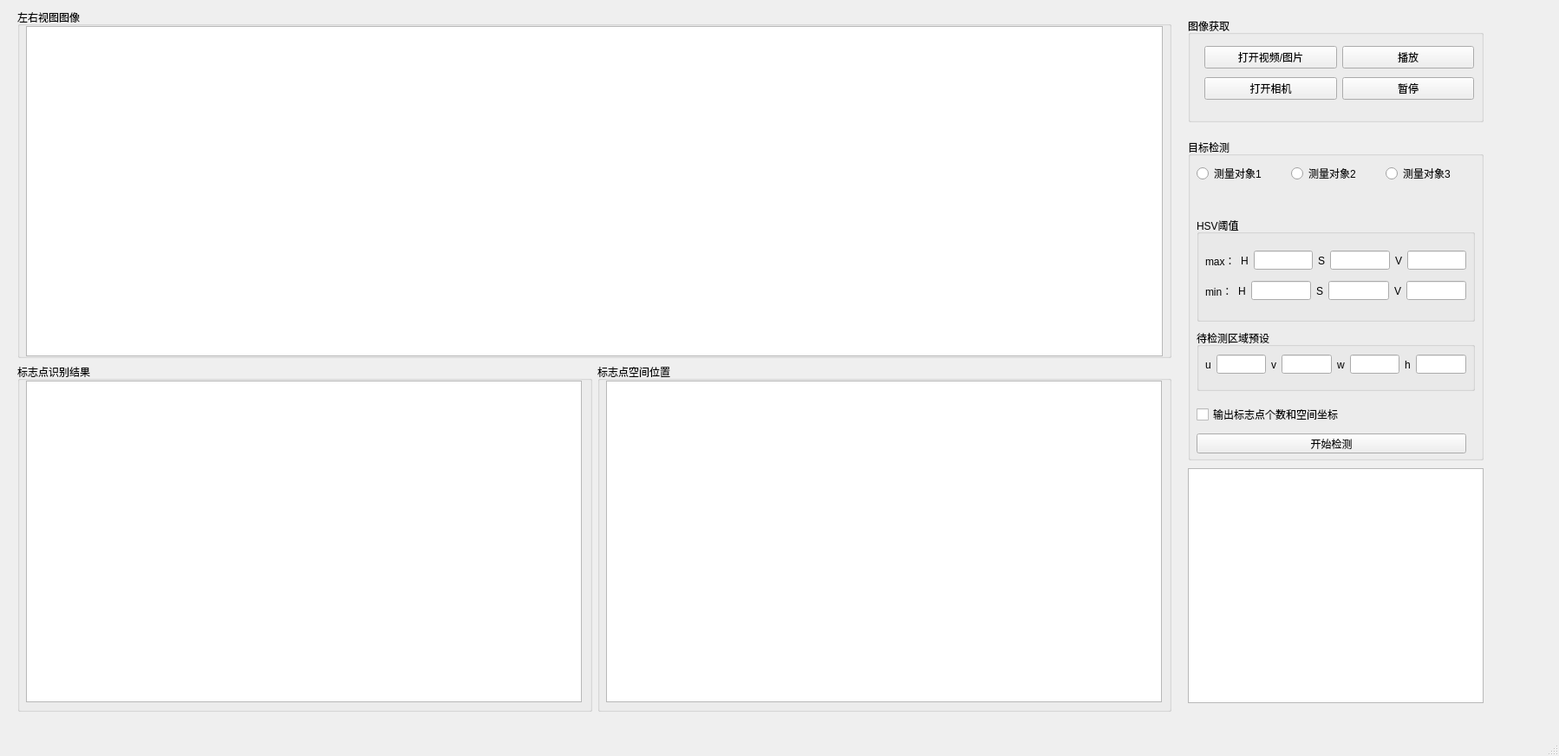
<?xml version="1.0" encoding="UTF-8"?>
<ui version="4.0">
 <class>mainWindow</class>
 <widget class="QMainWindow" name="mainWindow">
  <property name="geometry">
   <rect>
    <x>0</x>
    <y>0</y>
    <width>1798</width>
    <height>872</height>
   </rect>
  </property>
  <property name="windowTitle">
   <string>MainWindow</string>
  </property>
  <widget class="QWidget" name="centralwidget">
   <widget class="QWidget" name="verticalLayoutWidget">
    <property name="geometry">
     <rect>
      <x>20</x>
      <y>10</y>
      <width>1331</width>
      <height>811</height>
     </rect>
    </property>
    <layout class="QVBoxLayout" name="verticalLayout">
     <item>
      <widget class="QGroupBox" name="groupBox">
       <property name="title">
        <string>左右视图图像</string>
       </property>
       <widget class="QGraphicsView" name="graphicsView">
        <property name="geometry">
         <rect>
          <x>10</x>
          <y>20</y>
          <width>1311</width>
          <height>381</height>
         </rect>
        </property>
       </widget>
      </widget>
     </item>
     <item>
      <layout class="QHBoxLayout" name="horizontalLayout">
       <item>
        <widget class="QGroupBox" name="groupBox_2">
         <property name="title">
          <string>标志点识别结果</string>
         </property>
         <widget class="QGraphicsView" name="graphicsView_2">
          <property name="geometry">
           <rect>
            <x>10</x>
            <y>20</y>
            <width>641</width>
            <height>371</height>
           </rect>
          </property>
         </widget>
        </widget>
       </item>
       <item>
        <widget class="QGroupBox" name="groupBox_3">
         <property name="title">
          <string>标志点空间位置</string>
         </property>
         <widget class="QGraphicsView" name="graphicsView_3">
          <property name="geometry">
           <rect>
            <x>10</x>
            <y>20</y>
            <width>641</width>
            <height>371</height>
           </rect>
          </property>
         </widget>
        </widget>
       </item>
      </layout>
     </item>
    </layout>
   </widget>
   <widget class="QGroupBox" name="groupBox_4">
    <property name="geometry">
     <rect>
      <x>1370</x>
      <y>20</y>
      <width>341</width>
      <height>121</height>
     </rect>
    </property>
    <property name="title">
     <string>图像获取</string>
    </property>
    <widget class="QWidget" name="gridLayoutWidget">
     <property name="geometry">
      <rect>
       <x>19</x>
       <y>29</y>
       <width>311</width>
       <height>71</height>
      </rect>
     </property>
     <layout class="QGridLayout" name="gridLayout_2">
      <item row="0" column="0">
       <widget class="QPushButton" name="pushButton">
        <property name="text">
         <string>打开视频/图片</string>
        </property>
       </widget>
      </item>
      <item row="1" column="0">
       <widget class="QPushButton" name="pushButton_2">
        <property name="text">
         <string>打开相机</string>
        </property>
       </widget>
      </item>
      <item row="0" column="1">
       <widget class="QPushButton" name="pushButton_3">
        <property name="text">
         <string>播放</string>
        </property>
       </widget>
      </item>
      <item row="1" column="1">
       <widget class="QPushButton" name="pushButton_4">
        <property name="text">
         <string>暂停</string>
        </property>
       </widget>
      </item>
     </layout>
    </widget>
   </widget>
   <widget class="QGroupBox" name="groupBox_5">
    <property name="geometry">
     <rect>
      <x>1370</x>
      <y>160</y>
      <width>341</width>
      <height>371</height>
     </rect>
    </property>
    <property name="title">
     <string>目标检测</string>
    </property>
    <widget class="QGroupBox" name="groupBox_6">
     <property name="geometry">
      <rect>
       <x>10</x>
       <y>90</y>
       <width>321</width>
       <height>121</height>
      </rect>
     </property>
     <property name="title">
      <string>HSV阈值</string>
     </property>
     <widget class="QWidget" name="horizontalLayoutWidget_2">
      <property name="geometry">
       <rect>
        <x>10</x>
        <y>30</y>
        <width>301</width>
        <height>41</height>
       </rect>
      </property>
      <layout class="QHBoxLayout" name="horizontalLayout_2">
       <item>
        <widget class="QLabel" name="label_14">
         <property name="text">
          <string>max：</string>
         </property>
        </widget>
       </item>
       <item>
        <widget class="QLabel" name="label">
         <property name="text">
          <string>H</string>
         </property>
        </widget>
       </item>
       <item>
        <widget class="QLineEdit" name="lineEdit"/>
       </item>
       <item>
        <widget class="QLabel" name="label_2">
         <property name="text">
          <string>S</string>
         </property>
        </widget>
       </item>
       <item>
        <widget class="QLineEdit" name="lineEdit_2"/>
       </item>
       <item>
        <widget class="QLabel" name="label_3">
         <property name="text">
          <string>V</string>
         </property>
        </widget>
       </item>
       <item>
        <widget class="QLineEdit" name="lineEdit_3"/>
       </item>
      </layout>
     </widget>
     <widget class="QWidget" name="horizontalLayoutWidget_6">
      <property name="geometry">
       <rect>
        <x>10</x>
        <y>70</y>
        <width>301</width>
        <height>31</height>
       </rect>
      </property>
      <layout class="QHBoxLayout" name="horizontalLayout_6">
       <item>
        <widget class="QLabel" name="label_15">
         <property name="text">
          <string>min：</string>
         </property>
        </widget>
       </item>
       <item>
        <widget class="QLabel" name="label_11">
         <property name="text">
          <string>H</string>
         </property>
        </widget>
       </item>
       <item>
        <widget class="QLineEdit" name="lineEdit_11"/>
       </item>
       <item>
        <widget class="QLabel" name="label_12">
         <property name="text">
          <string>S</string>
         </property>
        </widget>
       </item>
       <item>
        <widget class="QLineEdit" name="lineEdit_12"/>
       </item>
       <item>
        <widget class="QLabel" name="label_13">
         <property name="text">
          <string>V</string>
         </property>
        </widget>
       </item>
       <item>
        <widget class="QLineEdit" name="lineEdit_13"/>
       </item>
      </layout>
     </widget>
    </widget>
    <widget class="QWidget" name="horizontalLayoutWidget_4">
     <property name="geometry">
      <rect>
       <x>10</x>
       <y>20</y>
       <width>321</width>
       <height>41</height>
      </rect>
     </property>
     <layout class="QHBoxLayout" name="horizontalLayout_4">
      <item>
       <widget class="QRadioButton" name="radioButton_3">
        <property name="text">
         <string>测量对象1</string>
        </property>
       </widget>
      </item>
      <item>
       <widget class="QRadioButton" name="radioButton">
        <property name="text">
         <string>测量对象2</string>
        </property>
       </widget>
      </item>
      <item>
       <widget class="QRadioButton" name="radioButton_2">
        <property name="text">
         <string>测量对象3</string>
        </property>
       </widget>
      </item>
     </layout>
    </widget>
    <widget class="QCheckBox" name="checkBox">
     <property name="geometry">
      <rect>
       <x>10</x>
       <y>310</y>
       <width>579</width>
       <height>16</height>
      </rect>
     </property>
     <property name="text">
      <string>输出标志点个数和空间坐标</string>
     </property>
    </widget>
    <widget class="QPushButton" name="pushButton_9">
     <property name="geometry">
      <rect>
       <x>10</x>
       <y>340</y>
       <width>311</width>
       <height>23</height>
      </rect>
     </property>
     <property name="text">
      <string>开始检测</string>
     </property>
    </widget>
    <widget class="QGroupBox" name="groupBox_7">
     <property name="geometry">
      <rect>
       <x>10</x>
       <y>220</y>
       <width>321</width>
       <height>71</height>
      </rect>
     </property>
     <property name="title">
      <string>待检测区域预设</string>
     </property>
     <widget class="QWidget" name="horizontalLayoutWidget_5">
      <property name="geometry">
       <rect>
        <x>10</x>
        <y>20</y>
        <width>301</width>
        <height>41</height>
       </rect>
      </property>
      <layout class="QHBoxLayout" name="horizontalLayout_5">
       <item>
        <widget class="QLabel" name="label_7">
         <property name="text">
          <string>u</string>
         </property>
        </widget>
       </item>
       <item>
        <widget class="QLineEdit" name="lineEdit_7"/>
       </item>
       <item>
        <widget class="QLabel" name="label_8">
         <property name="text">
          <string>v</string>
         </property>
        </widget>
       </item>
       <item>
        <widget class="QLineEdit" name="lineEdit_8"/>
       </item>
       <item>
        <widget class="QLabel" name="label_9">
         <property name="text">
          <string>w</string>
         </property>
        </widget>
       </item>
       <item>
        <widget class="QLineEdit" name="lineEdit_9"/>
       </item>
       <item>
        <widget class="QLabel" name="label_10">
         <property name="text">
          <string>h</string>
         </property>
        </widget>
       </item>
       <item>
        <widget class="QLineEdit" name="lineEdit_10"/>
       </item>
      </layout>
     </widget>
    </widget>
   </widget>
   <widget class="QTextBrowser" name="textBrowser">
    <property name="geometry">
     <rect>
      <x>1370</x>
      <y>540</y>
      <width>341</width>
      <height>271</height>
     </rect>
    </property>
   </widget>
  </widget>
  <widget class="QStatusBar" name="statusbar"/>
  <widget class="QMenuBar" name="menubar">
   <property name="geometry">
    <rect>
     <x>0</x>
     <y>0</y>
     <width>1798</width>
     <height>23</height>
    </rect>
   </property>
  </widget>
 </widget>
 <resources/>
 <connections/>
</ui>
